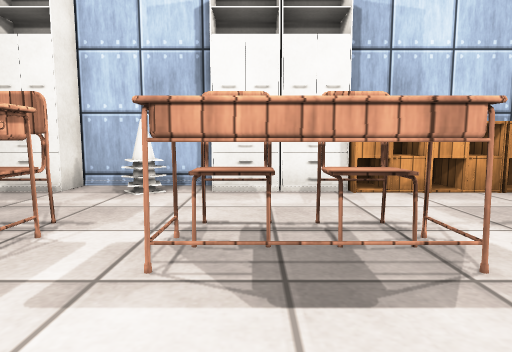
view 1 (above)

20 first-person views from a walk through a scene from a Unity 3-D project. The camera is 0.56 m above the floor, tilts 6° down and sees 75° across. The floor is counted in squares, 0.5 m on a side. Each view is taken from the middle of a square. On the plan, view 1 faces up. The plan holds only what a view shows up to about 13 squares ahead; the rest is blank. The player character is not drawn. Surface patterns are stand-ins for the level's own textures.

view 2
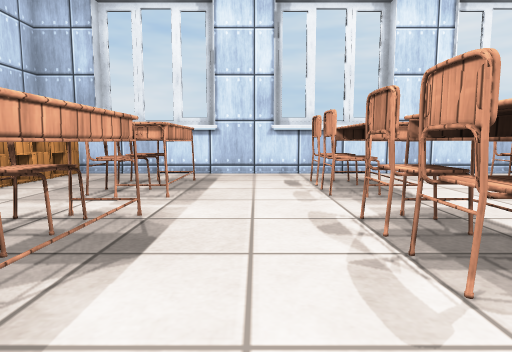

view 3
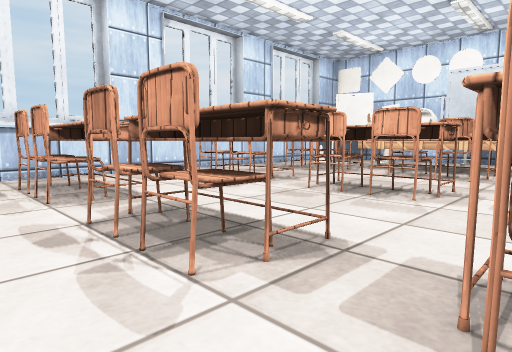

view 4
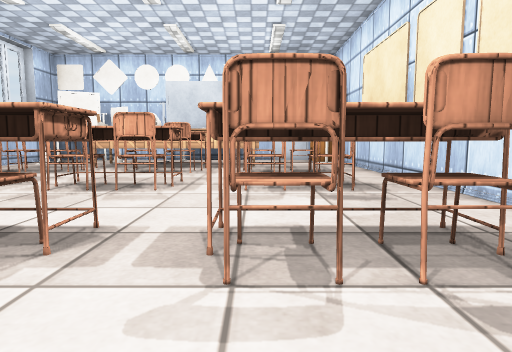

view 5
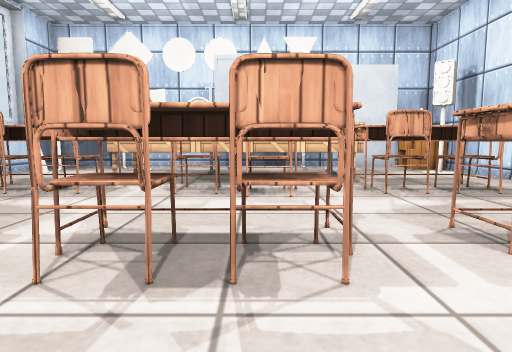

view 6
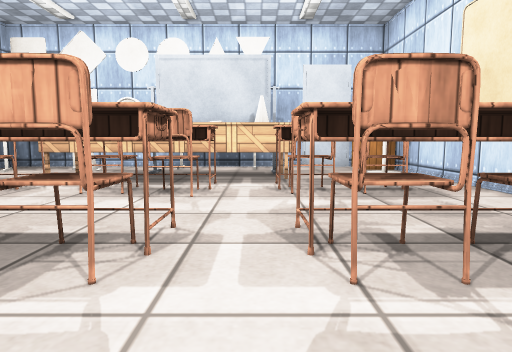

view 7
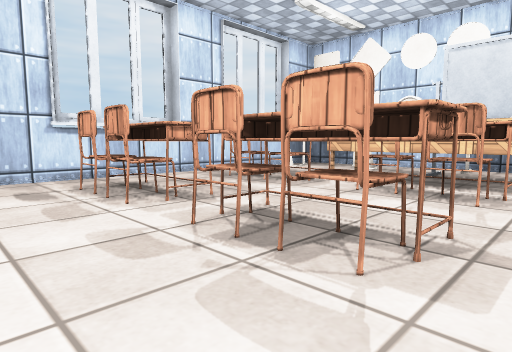

view 8
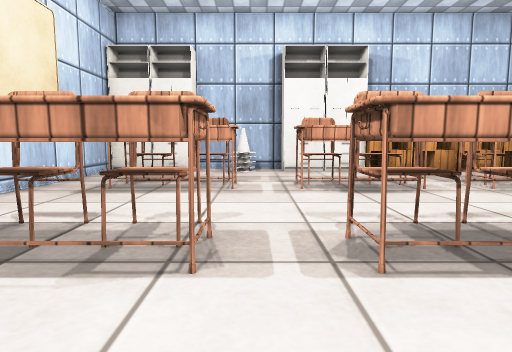

view 9
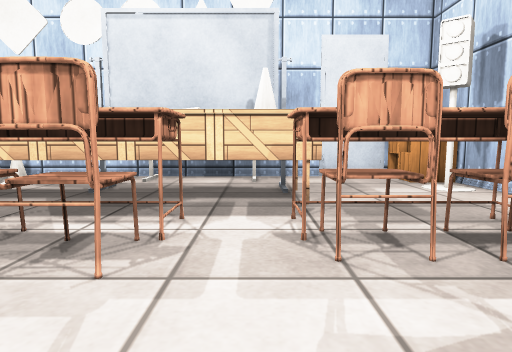

view 10
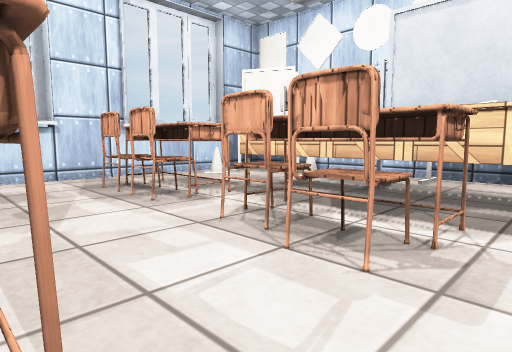

view 11
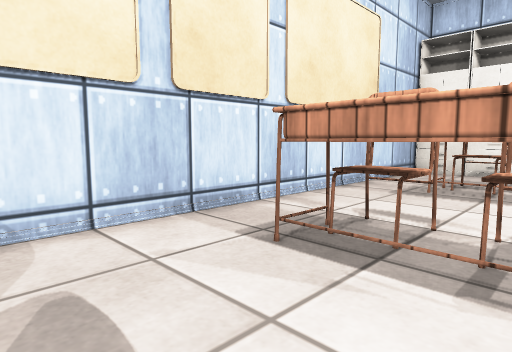

view 12
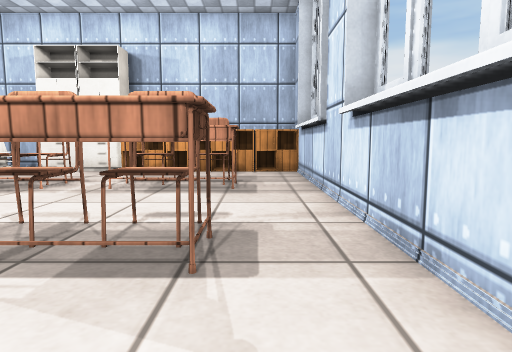

view 13
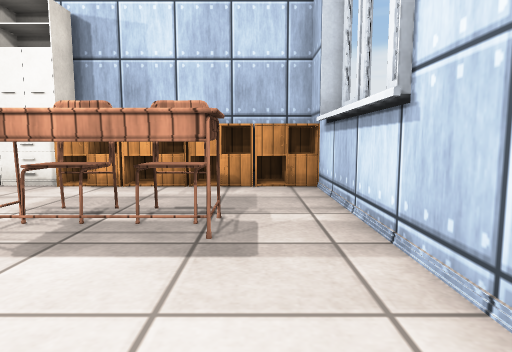

view 14
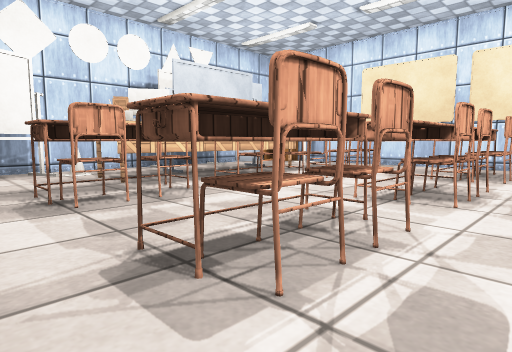

view 15
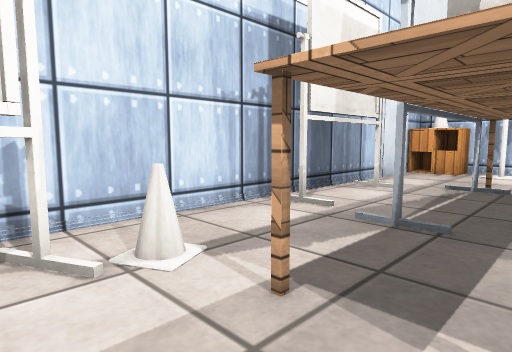

view 16
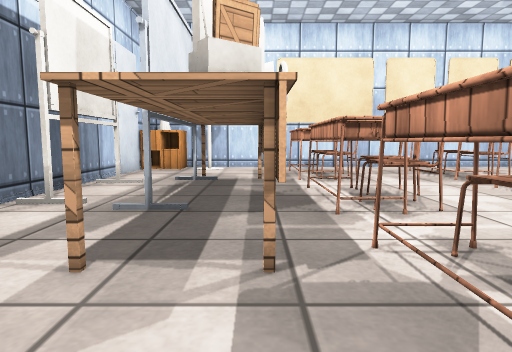

view 17
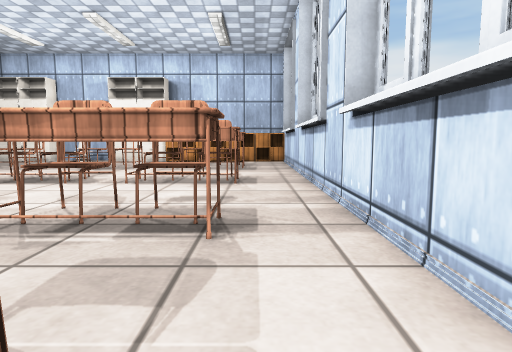

view 18
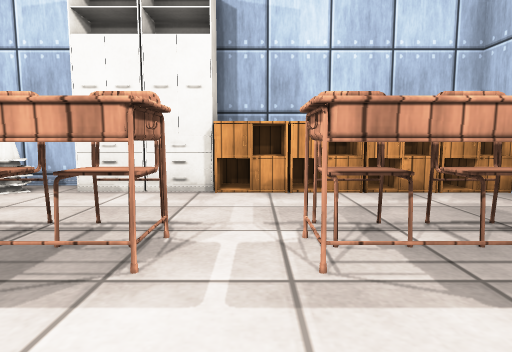

view 19
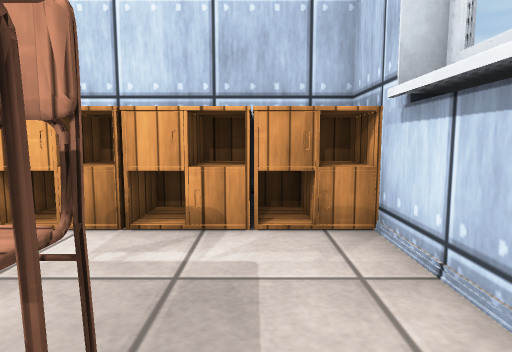

view 20
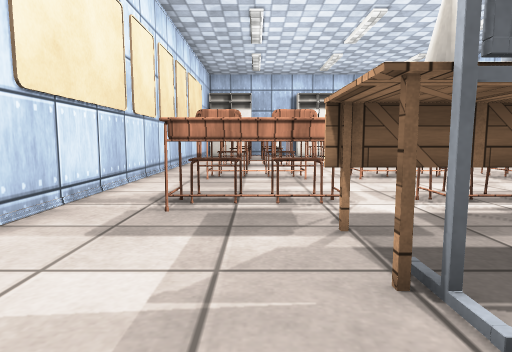

### Floor plan
Key: @ floor where view 1 was taken; # wall or solid block; x gap in a wall; . floor; = window, fence, low wall or low ledge; ^ raised ledge; T thing the floor can be seen under or through; O other object.
Columns run from 8 left of view 1 to 9 right of it. Each row starts with its distance up from view 1.
  9     ####  ########
  8   #####^^^#OOOOOO#
  7 ####.##x##OOOOOOO#
  6 #...............##
  5 #...............##
  4 #..OOO.OOOO.OOO.##
  3 #..OOO.OOOO.OOO.##
  2 #................#
  1 #................#
  0 #.......@.......##
 -1 #..OOO.OOOO.OOO.##
 -2 #..OOO.OOOO.OOO.##
 -3 #...............##
 -4 #................#
 -5 #................#
 -6 #..OOO.OOOO.OOO.##
 -7 #..OOO.OOOO.OOO.##
 -8 #...............##
 -9 #...............##
-10 #..OOO.OOOO.OOO..#
-11 #..OOO.OOOO.OOO..#
-12 #..OOO.OOOO.OOO.##
-13 #....OOOOOOOO...##
-14 #....OOOOOOOO...#
-15 ##...OTTTTOOO..##
-16 #OO.........=.####
-17 #OO...####...##
-18 ###############

Where each view was taken, in squares from view 1:
view 1: 0 up, 0 right, facing up
view 2: 1 up, 3 left, facing right
view 3: 1 up, 3 left, facing down-right
view 4: 2 up, 3 left, facing down
view 5: 3 down, 0 right, facing down
view 6: 3 down, 2 left, facing down
view 7: 3 down, 2 left, facing down-right
view 8: 5 down, 2 left, facing up
view 9: 7 down, 2 left, facing down
view 10: 7 down, 2 left, facing down-right
view 11: 5 down, 3 left, facing up-left
view 12: 5 down, 7 right, facing up
view 13: 1 down, 7 right, facing up
view 14: 4 down, 8 right, facing down-left
view 15: 13 down, 6 right, facing down-left
view 16: 13 down, 7 right, facing left
view 17: 11 down, 7 right, facing up
view 18: 0 up, 3 right, facing up
view 19: 3 up, 7 right, facing up
view 20: 17 down, 4 left, facing up
